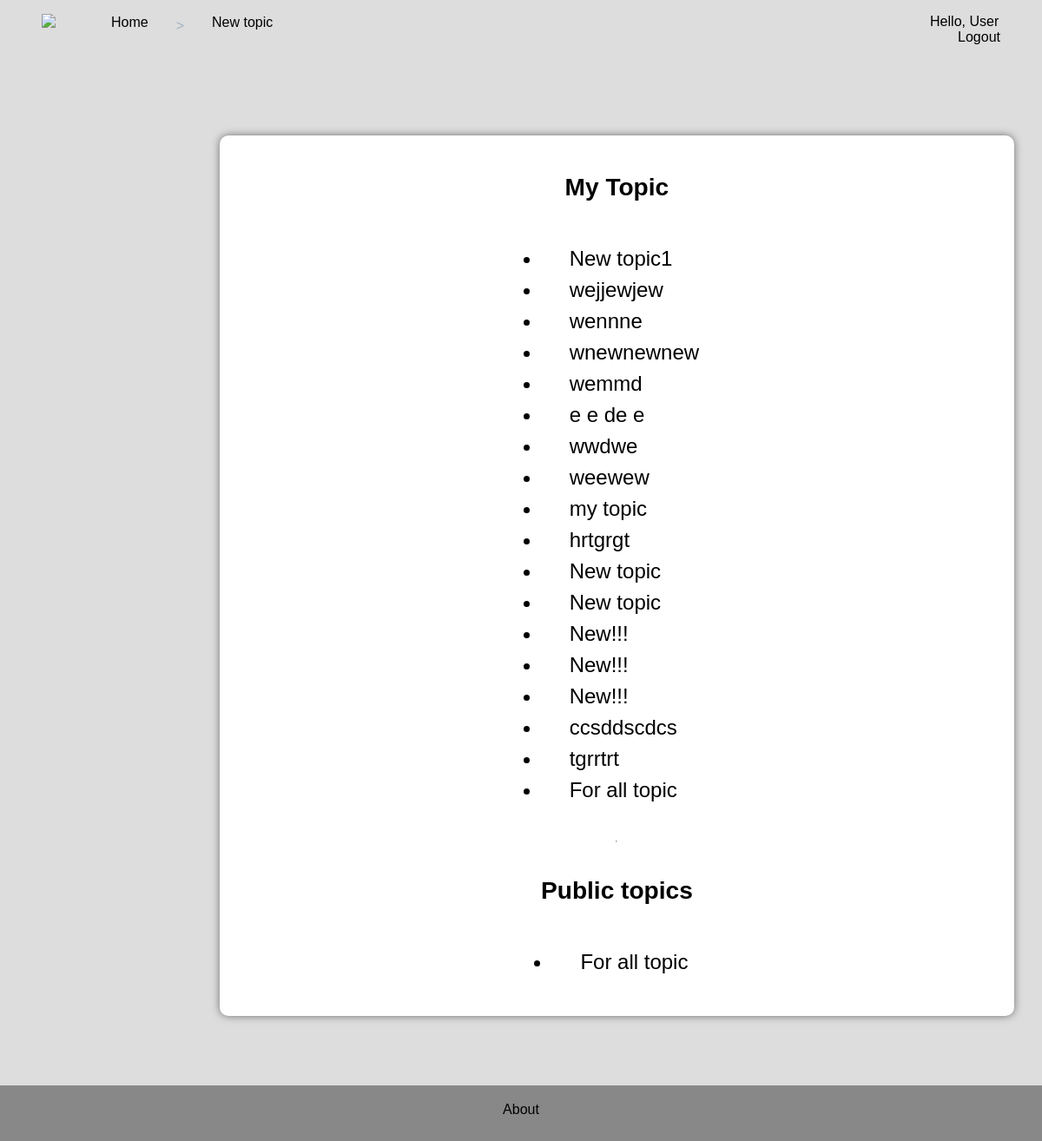
The app's page /blog/topics/ (signed in) with its own data.
### blog/models.py (models this page shows)
class Topic(models.Model):
    class Permissions(models.IntegerChoices):
        PRIVATE = 0
        GROUP = 1
        FOR_ALL = 2
    text = models.CharField(max_length=200)
    user = models.ForeignKey(User, on_delete=models.CASCADE, related_name='topics')
    permision = models.IntegerField(choices=Permissions, default=Permissions.PRIVATE)
    def __str__(self):
        return self.text

### blog/views.py (the view)
# urls.py: path('topics/', views.show_topic_list, name='show_topic_list'),
def show_topic_list(request):
    all_topics = Topic.objects.filter(permision=Topic.Permissions.FOR_ALL)\
    own_topics = None
    if request.user and request.user.is_authenticated:
        own_topics = Topic.objects.filter(user=request.user)
    return render(request, 'blog/show_topic_list.html', {
        'own_topics':own_topics,
        'all_topics':all_topics
    })

### blog/templates/blog/show_topic_list.html
{% extends 'blog/layout.html' %}
{% block header_content %}
<a href="{% url 'blog:index' %}"> Home </a>
    {% if user.is_authenticated %}
        <span>></span><a href="{% url 'blog:new_topic' %}">New topic</a>
    {% endif %}
{% endblock header_content %}
{% block main_content %}
    {% if user.is_authenticated %}
        {% if own_topics %}
            <h3> My Topic </h3>
            <ul>
                {% for topic in own_topics %}
                    <li>
                        <a href="{% url 'blog:show_topic' topic.id %}">{{topic}}</a>
                    </li>
                {% endfor %}
            </ul>
        {% else %}
            <h3> There are no own topics yet </h3>
        {% endif %}
    {% endif %}
    {% if all_topics %}
            <hr>
        <h3>Public topics</h3>
        <ul>
            {% for topic in all_topics %}
            <li>
                <a href="{% url 'blog:show_topic' topic.id %}">{{topic}}</a>
            </li>
            {% endfor %}
        </ul>
    {% else %}
        <h3>There are no public topics</h3>
    {% endif %}
{% endblock main_content %}

### blog/templates/blog/layout.html (shortened to what this page needs)
{% load static %}
<!DOCTYPE html>
<html lang="en">
<head>
    <link rel="stylesheet" href="{% static 'blog/style.css' %}" >
</head>
<body>
    <div class="header">
        <div class="header-content">
            <a href="{% url 'blog:index' %}"><img src="{% static 'blog/logo.png' %}"></a>
            {% block header_content %}{% endblock header_content %}
        </div>
        <div class="header-end">
            {% if user.is_authenticated %}
                Hello, {{user.username}}
                <a href="{% url 'users:logout' %}" > Logout </a>
            {% else %}
                <a href="{% url 'users:login' %}" >Log in</a>
                <a href="{% url 'users:register' %}">Register</a>
            {% endif %}
        </div>
    </div>
    <div class="body-content">
        <div class="aside-content">
        </div>
        <div class="main-content">
            {% block main_content %}{% endblock main_content %}
        </div>
    </div>
    <div class="footer-content">
         <a href="{% url 'blog:about' %}">About</a>
    </div>
</body>
</html>

### blog/static/blog/style.css (style rules this page uses)
body { font-family: sans-serif; margin: 0; padding: 0; background-color: #ddd; }
.header { flex-direction: row; font-size: 1rem; display: flex; align-items: baseline; justify-content: center; padding: 1rem; }
a { color: black; text-decoration: none; margin: 0 2rem 0.5rem; }
span { color: rgb(163, 179, 194); }
img { max-width: 100px; height: auto; margin-right: auto; }
a { display: block; transition: transform 0.2s ease-in-out; }
.header-content { display: flex; margin-right: auto; align-items: center; }
.body-content { display: flex; flex-direction: row; margin: 3rem 0; width: 100%; min-height: 90vh; }
.footer-content { background-color: #888; min-height: 4rem; display: flex; width: 100%; flex-direction: row; align-items: center; justify-content: center; }
.aside-content { flex: 1 1 20%; display: flex; flex-grow: 1rem; align-items: baseline; justify-content: flex-start; }
.main-content { font-size: 1.5rem; align-items: center; display: flex; flex-direction: column; flex: 1 1 80%; }
.main-content { margin: 2rem; background-color: white; border-radius: 10px; box-shadow: 0px 0px 10px 0px rgba(0, 0, 0, 0.5); padding: 1rem; }
.header-end { margin-bottom: auto; }

### records on screen
Topic: text "New topic1"
Topic: text "wejjewjew"
Topic: text "wennne"
Topic: text "wnewnewnew"
Topic: text "wemmd"
Topic: text "e e de e"
Topic: text "wwdwe"
Topic: text "weewew"
Topic: text "my topic"
Topic: text "hrtgrgt"
Topic: text "New topic"
Topic: text "New topic"
Topic: text "New!!!"
Topic: text "New!!!"
Topic: text "New!!!"
Topic: text "ccsddscdcs"
Topic: text "tgrrtrt"
Topic: text "For all topic"

### other values on screen
{{ user.username }} "User"
